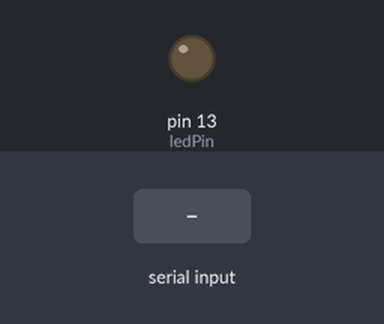
Bench run of a sketch on a simulated Arduino Uno, built with avr-gcc and run on an emulated ATmega328P. Shown: output pins drawn as LEDs (lit = HIGH). The inputs (shaded band) are chosen by the test bench.

Above: at 1.2 s.
1.3 s: "H" received over Serial
At 2.2 s:
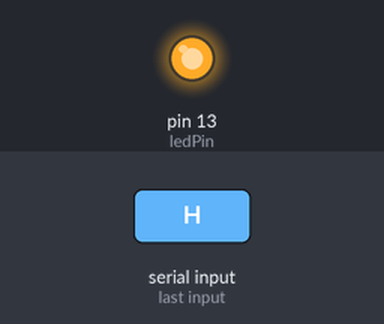
2.9 s: "1" received over Serial
At 3.4 s:
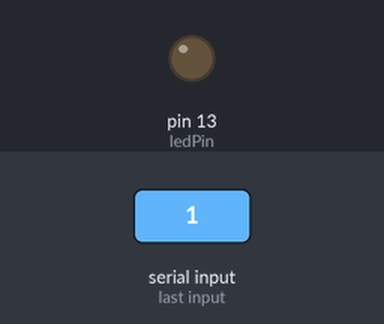
Timing chart, 0 to 5.9 s (numbered marks = the images above; inputs shaded):
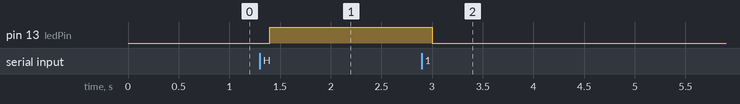

The sketch:

articulo.ino
```cpp
char val;
int ledPin = 13;
void setup() {
  pinMode(ledPin, OUTPUT);
  Serial.begin(9600);
}
void loop() {
  while (Serial.available()) {
    val = Serial.read();
  }
  if (val == 'H') {
    digitalWrite(ledPin, HIGH);
  } else {
    digitalWrite(ledPin, LOW);
  }
  delay(100);
}
```

Measured:
- after the input at 1.3 s, pin 13 (ledPin): LOW → HIGH after 0.10 s
- after the input at 2.9 s, pin 13 (ledPin): HIGH → LOW after 0.10 s
